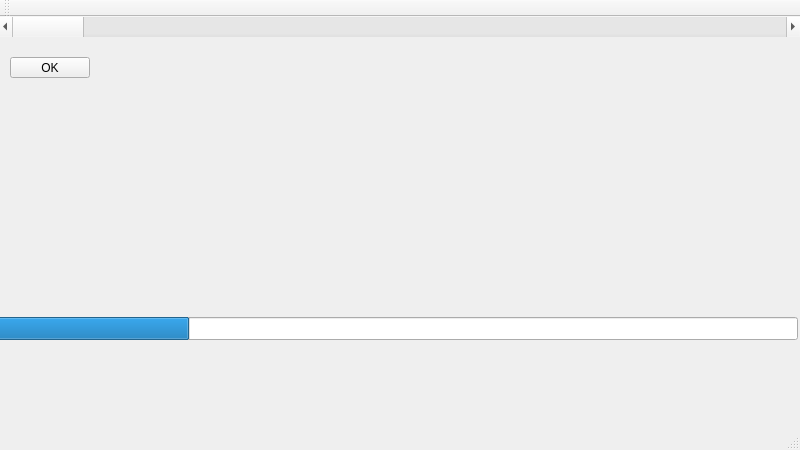
<?xml version="1.0" encoding="UTF-8"?>
<ui version="4.0">
 <class>MainWindow</class>
 <widget class="QMainWindow" name="MainWindow">
  <property name="geometry">
   <rect>
    <x>0</x>
    <y>0</y>
    <width>800</width>
    <height>450</height>
   </rect>
  </property>
  <property name="windowTitle">
   <string>MainWindow</string>
  </property>
  <widget class="QWidget" name="centralWidget">
   <widget class="QScrollBar" name="horizontalScrollBar">
    <property name="geometry">
     <rect>
      <x>-1</x>
      <y>-1</y>
      <width>801</width>
      <height>21</height>
     </rect>
    </property>
    <property name="orientation">
     <enum>Qt::Horizontal</enum>
    </property>
   </widget>
   <widget class="QPushButton" name="OKButton">
    <property name="geometry">
     <rect>
      <x>10</x>
      <y>40</y>
      <width>80</width>
      <height>21</height>
     </rect>
    </property>
    <property name="text">
     <string>OK</string>
    </property>
   </widget>
   <widget class="QProgressBar" name="progressBar">
    <property name="geometry">
     <rect>
      <x>-3</x>
      <y>300</y>
      <width>801</width>
      <height>23</height>
     </rect>
    </property>
    <property name="value">
     <number>24</number>
    </property>
    <property name="textVisible">
     <bool>false</bool>
    </property>
    <property name="invertedAppearance">
     <bool>false</bool>
    </property>
   </widget>
  </widget>
  <widget class="QMenuBar" name="menuBar">
   <property name="geometry">
    <rect>
     <x>0</x>
     <y>0</y>
     <width>800</width>
     <height>20</height>
    </rect>
   </property>
  </widget>
  <widget class="QToolBar" name="mainToolBar">
   <attribute name="toolBarArea">
    <enum>TopToolBarArea</enum>
   </attribute>
   <attribute name="toolBarBreak">
    <bool>true</bool>
   </attribute>
  </widget>
  <widget class="QStatusBar" name="statusBar"/>
 </widget>
 <layoutdefault spacing="6" margin="11"/>
 <resources/>
 <connections/>
</ui>
